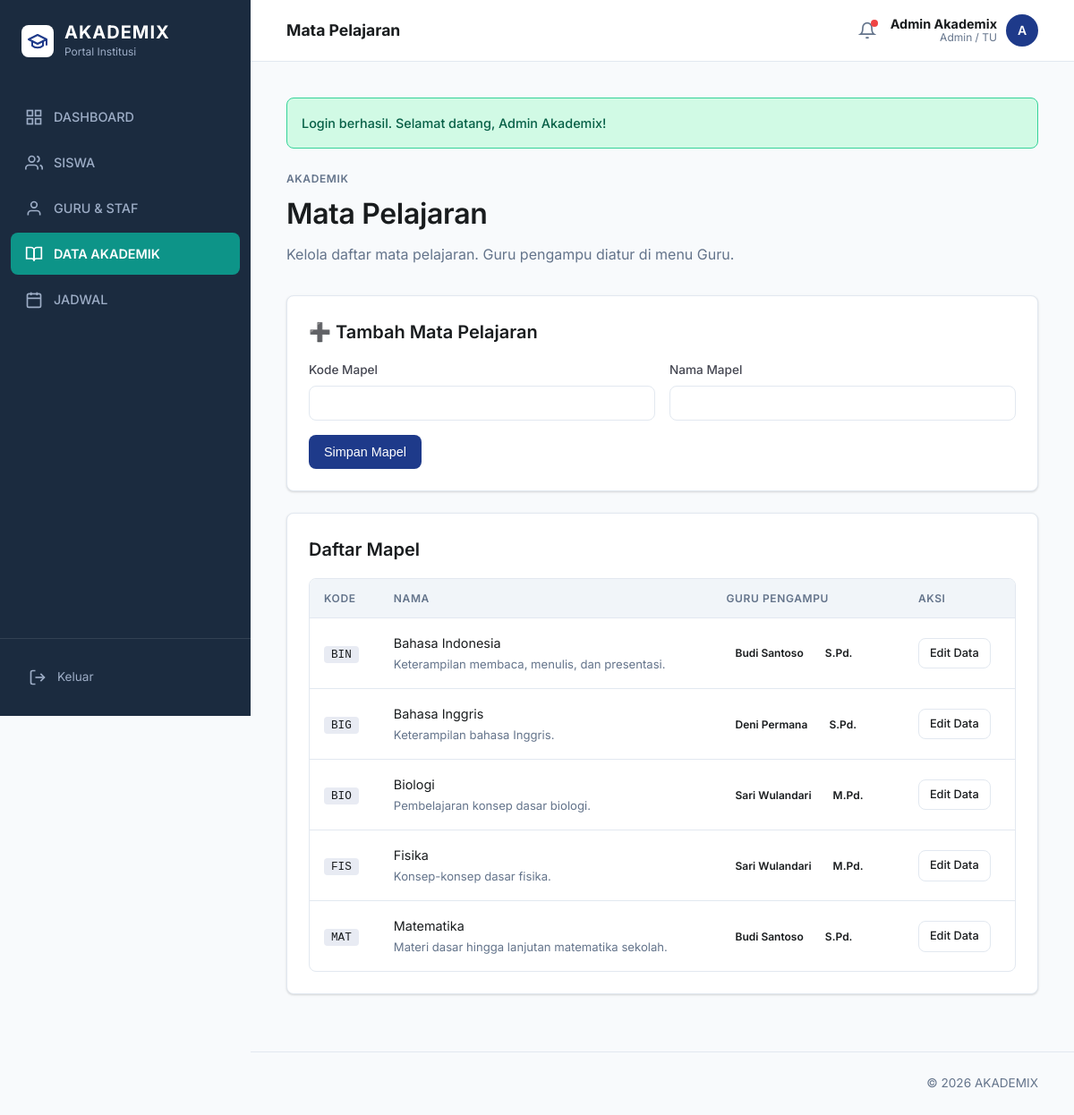
/public/index.php?route=admin/subjects (signed in), run on the app's committed database.
### tables this page shows
CREATE TABLE subjects (
    id INT AUTO_INCREMENT PRIMARY KEY,
    code VARCHAR(20) NOT NULL UNIQUE,
    name VARCHAR(100) NOT NULL,
    description TEXT NULL
);

### app/core/Controller.php (called while the page is built, shortened)
<?php
class Controller
{
    protected function view(string $view, array $data = []): void
    {
        extract($data, EXTR_SKIP);
        $viewFile = __DIR__ . '/../views/' . $view . '.php';
        require __DIR__ . '/../views/layouts/header.php';
        require $viewFile;
        require __DIR__ . '/../views/layouts/footer.php';
    }
}

### app/controllers/AdminController.php (called while the page is built, shortened)
<?php
class AdminController extends Controller
{
    private AdminModel $adminModel;
    public function __construct()
    {
        $this->adminModel = $this->model('AdminModel');
    }
    public function subjects(): void
    {
        $this->view('admin/subjects', [
            'title' => 'Mata Pelajaran',
            'subjects' => $this->adminModel->getSubjects(),
        ]);
    }
}

### app/core/App.php (called while the page is built, shortened)
<?php
class App
{
    public function run(array $routes): void
    {
        $method = strtoupper($_SERVER['REQUEST_METHOD'] ?? 'GET');
        $route = $this->resolveRoute();
        $handler = $routes[$method][$route] ?? null;
        [$controllerName, $action] = $handler;
        $controller = new $controllerName();
        $controller->{$action}();
    }
    private function resolveRoute(): string
    {
        if (isset($_GET['route'])) {
            return trim((string) $_GET['route'], '/');
        }
        $uriPath = parse_url($_SERVER['REQUEST_URI'] ?? '/', PHP_URL_PATH) ?: '/';
        $uriPath = trim($uriPath, '/');
        return $uriPath;
    }
}

### public/index.php (called while the page is built, shortened)
<?php
require __DIR__ . '/../app/core/helpers.php';
require __DIR__ . '/../app/core/Controller.php';
require __DIR__ . '/../app/core/App.php';
(new App())->run($routes);

### app/config/config.php (called while the page is built)
<?php
return [
    'app' => [
        'name' => 'AKADEMIX',
        'base_url' => (function () {
            if (PHP_SAPI === 'cli') {
                return 'http://localhost/akademix/public';
            }
            $scheme = (!empty($_SERVER['HTTPS']) && $_SERVER['HTTPS'] !== 'off') ? 'https' : 'http';
            $host = $_SERVER['HTTP_HOST'] ?? 'localhost';
            $scriptDir = str_replace('\\', '/', dirname($_SERVER['SCRIPT_NAME'] ?? '/'));
            $base = rtrim($scriptDir, '/');
            return $scheme . '://' . $host . $base;
        })(),
        'timezone' => 'Asia/Jakarta',
    ],
    'db' => [
        'host' => getenv('DB_HOST') ?: '127.0.0.1',
        'port' => getenv('DB_PORT') ?: '3306',
        'database' => getenv('DB_NAME') ?: 'akademix',
        'username' => getenv('DB_USER') ?: 'root',
        'password' => getenv('DB_PASS') ?: '',
        'charset' => 'utf8mb4',
    ],
];

### app/core/helpers.php (called while the page is built, shortened)
<?php
function app_config(?string $key = null, mixed $default = null): mixed
{
    static $config;
    if ($config === null) {
        $config = require __DIR__ . '/../config/config.php';
    }
    $segments = explode('.', $key);
    $value = $config;
    foreach ($segments as $segment) {
        $value = $value[$segment];
    }
    return $value;
}
function base_url(string $path = ''): string
{
    $base = rtrim(app_config('app.base_url'), '/');
    $path = ltrim($path, '/');
    return $path === '' ? $base : $base . '/' . $path;
}
function route_url(string $route = ''): string
{
    $base = base_url('index.php');
    $parts = explode('&', $route, 2);
    $url = $base . '?route=' . urlencode(trim($parts[0], '/'));
    return $url;
}
function e(?string $value): string
{
    return htmlspecialchars((string) $value, ENT_QUOTES, 'UTF-8');
}

### app/models/AdminModel.php (called while the page is built, shortened)
<?php
class AdminModel extends Model
{
    public function getSubjects(): array
    {
        return $this->db->query('
            SELECT s.id, s.code, s.name, s.description,
                   GROUP_CONCAT(u.full_name ORDER BY u.full_name SEPARATOR ", ") AS teacher_names
            FROM subjects s
            LEFT JOIN teacher_subjects ts ON ts.subject_id = s.id
            LEFT JOIN teachers t ON t.id = ts.teacher_id
            LEFT JOIN users u ON u.id = t.user_id
            GROUP BY s.id
            ORDER BY s.name
        ')->fetchAll();
    }
}

### app/views/admin/subjects.php (the view, shortened to what this page needs)
<section class="page-head">
    <div>
        <span class="eyebrow">Akademik</span>
        <h1>Mata Pelajaran</h1>
        <p class="muted">Kelola daftar mata pelajaran. Guru pengampu diatur di menu Guru.</p>
    </div>
</section>
<section class="card">
    <h2>➕ Tambah Mata Pelajaran</h2>
    <form method="post" action="<?= e(route_url('admin/subjects/save')) ?>" class="form-grid">
        <label>Kode Mapel<input type="text" name="code" required></label>
        <label>Nama Mapel<input type="text" name="name" required></label>
        <div class="full">
            <button type="submit" class="btn primary" style="width: max-content;">Simpan Mapel</button>
        </div>
    </form>
</section>
<section class="card">
    <h2>Daftar Mapel</h2>
    <div class="table-wrap">
        <table class="table">
            <thead>
                <tr><th>Kode</th><th>Nama</th><th>Guru Pengampu</th><th>Aksi</th></tr>
            </thead>
            <tbody>
                <?php foreach ($subjects as $subject): ?>
                    <tr>
                        <td><code><?= e($subject['code']) ?></code></td>
                        <td><?= e($subject['name']) ?><br><span class="muted" style="font-size:.82rem;"><?= e($subject['description']) ?></span></td>
                        <td>
                            <?php if ($subject['teacher_names']): ?>
                                <?php foreach (explode(', ', $subject['teacher_names']) as $tn): ?>
                                    <span class="badge info"><?= e($tn) ?></span>
                                <?php endforeach; ?>
                            <?php else: ?>
                                <span class="muted">—</span>
                            <?php endif; ?>
                        </td>
                        <td>
                            <details style="position:relative;">
                                <summary class="btn small" style="cursor:pointer; display:inline-block;">Edit Data</summary>
                            </details>
                        </td>
                    </tr>
                <?php endforeach; ?>
            </tbody>
        </table>
    </div>
</section>

### public/assets/css/app.css (style rules this page uses)
:root { --primary: #1e3a8a; --on-primary: #ffffff; --secondary: #0d9488; --on-secondary: #ffffff; --surface: #f8fafc; --surface-container: #ffffff; --on-surface: #191c1e; --on-surface-variant: #444651; --sidebar-bg: #1b2b3f; --sidebar-text: #9dadc6; --sidebar-active: #0d9488; --outline: #e2e8f0; --danger: #ba1a1a; --success: #00b894; --muted: #64748b; --radius-sm: 4px; --radius: 8px; --radius-lg: 16px; --radius-full: 9999px; --transition: 0.2s cubic-bezier(0.4, 0, 0.2, 1); }
*, *::before, *::after { box-sizing: border-box; margin: 0; padding: 0; }
body { font-family: 'Inter', system-ui, -apple-system, sans-serif; background: var(--surface); color: var(--on-surface); min-height: 100vh; line-height: 1.6; -webkit-font-smoothing: antialiased; }
code { background: rgba(30,58,138,0.1); padding: 2px 8px; border-radius: 4px; font-size: 0.88em; font-family: monospace; }
.page-head { margin-bottom: 32px; display: flex; justify-content: space-between; align-items: flex-start; }
.page-head h1 { font-size: 32px; font-weight: 600; color: var(--on-surface); margin-bottom: 8px; letter-spacing: -0.01em; }
.eyebrow { font-size: 12px; text-transform: uppercase; letter-spacing: 0.05em; font-weight: 600; color: var(--muted); margin-bottom: 4px; display: block; }
.muted { color: var(--muted); }
.card { background: var(--surface-container); border: 1px solid var(--outline); border-radius: var(--radius); padding: 24px; box-shadow: 0px 1px 3px rgba(0,0,0,0.1), 0px 1px 2px rgba(0,0,0,0.06); margin-bottom: 24px; }
.card h2 { font-size: 1.25rem; font-weight: 600; margin-bottom: 16px; }
form { display: grid; gap: 16px; }
.form-grid { display: grid; grid-template-columns: 1fr 1fr; gap: 16px; }
.form-grid .full { grid-column: 1 / -1; }
label { display: flex; flex-direction: column; gap: 6px; font-size: 0.85rem; font-weight: 500; color: var(--on-surface-variant); }
input, select, textarea { padding: 10px 14px; border-radius: var(--radius); border: 1px solid var(--outline); background: #ffffff; font-family: inherit; font-size: 0.9rem; color: var(--on-surface); transition: all var(--transition); }
.btn { display: inline-flex; align-items: center; gap: 8px; padding: 10px 16px; border: 1px solid var(--outline); border-radius: var(--radius); background: #ffffff; color: var(--on-surface); font-weight: 500; font-size: 0.9rem; cursor: pointer; transition: all var(--transition); }
.btn.primary { background: var(--primary); color: #ffffff; border-color: transparent; }
.btn.small { padding: 6px 12px; font-size: 0.8rem; }
.table-wrap { overflow-x: auto; background: var(--surface-container); border: 1px solid var(--outline); border-radius: var(--radius); }
.table { width: 100%; border-collapse: collapse; text-align: left; }
.table th { padding: 12px 16px; background: #f1f5f9; color: var(--muted); font-size: 0.75rem; font-weight: 600; text-transform: uppercase; letter-spacing: 0.05em; border-bottom: 1px solid var(--outline); }
.table td { padding: 16px; border-bottom: 1px solid var(--outline); font-size: 0.9rem; }
.table tr:last-child td { border-bottom: none; }
.badge { display: inline-flex; padding: 4px 10px; border-radius: var(--radius-full); font-size: 0.75rem; font-weight: 600; }
details { position: relative; }
summary { cursor: pointer; list-style: none; display: inline-flex; }

### data on the page
subjects: code "BIN", name "Bahasa Indonesia", description "Keterampilan membaca, menulis, dan presentasi.", tn "Budi Santoso", tn "S.Pd."
subjects: code "BIG", name "Bahasa Inggris", description "Keterampilan bahasa Inggris.", tn "Deni Permana", tn "S.Pd."
subjects: code "BIO", name "Biologi", description "Pembelajaran konsep dasar biologi.", tn "Sari Wulandari", tn "M.Pd."
subjects: code "FIS", name "Fisika", description "Konsep-konsep dasar fisika.", tn "Sari Wulandari", tn "M.Pd."
subjects: code "MAT", name "Matematika", description "Materi dasar hingga lanjutan matematika sekolah.", tn "Budi Santoso", tn "S.Pd."

### other printed values
isset($title) ? $title : 'Ringkasan' "Mata Pelajaran"
$user['full_name'] "Admin Akademix"
role_label($user['role']) "Admin / TU"
mb_substr($user['full_name'], 0, 1) "A"
$success "Login berhasil. Selamat datang, Admin Akademix!"
